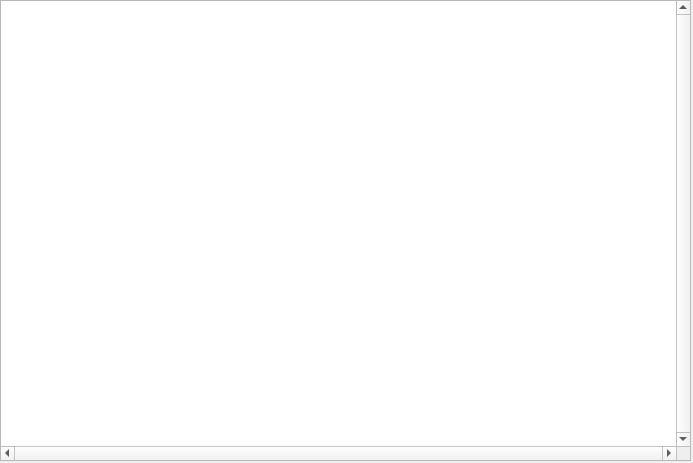
<?xml version="1.0" encoding="UTF-8"?>
<ui version="4.0">
 <class>Form</class>
 <widget class="QWidget" name="Form">
  <property name="geometry">
   <rect>
    <x>0</x>
    <y>0</y>
    <width>693</width>
    <height>463</height>
   </rect>
  </property>
  <property name="windowTitle">
   <string>LRtable</string>
  </property>
  <widget class="QTextBrowser" name="textBrowser">
   <property name="geometry">
    <rect>
     <x>0</x>
     <y>0</y>
     <width>691</width>
     <height>461</height>
    </rect>
   </property>
   <property name="verticalScrollBarPolicy">
    <enum>Qt::ScrollBarAlwaysOn</enum>
   </property>
   <property name="horizontalScrollBarPolicy">
    <enum>Qt::ScrollBarAlwaysOn</enum>
   </property>
   <property name="lineWrapMode">
    <enum>QTextEdit::NoWrap</enum>
   </property>
   <property name="html">
    <string>&lt;!DOCTYPE HTML PUBLIC &quot;-//W3C//DTD HTML 4.0//EN&quot; &quot;http://www.w3.org/TR/REC-html40/strict.dtd&quot;&gt;
&lt;html&gt;&lt;head&gt;&lt;meta name=&quot;qrichtext&quot; content=&quot;1&quot; /&gt;&lt;style type=&quot;text/css&quot;&gt;
p, li { white-space: pre-wrap; }
&lt;/style&gt;&lt;/head&gt;&lt;body style=&quot; font-family:'SimSun'; font-size:9pt; font-weight:400; font-style:normal;&quot;&gt;
&lt;p style=&quot;-qt-paragraph-type:empty; margin-top:0px; margin-bottom:0px; margin-left:0px; margin-right:0px; -qt-block-indent:0; text-indent:0px;&quot;&gt;&lt;br /&gt;&lt;/p&gt;&lt;/body&gt;&lt;/html&gt;</string>
   </property>
  </widget>
 </widget>
 <resources/>
 <connections/>
</ui>
